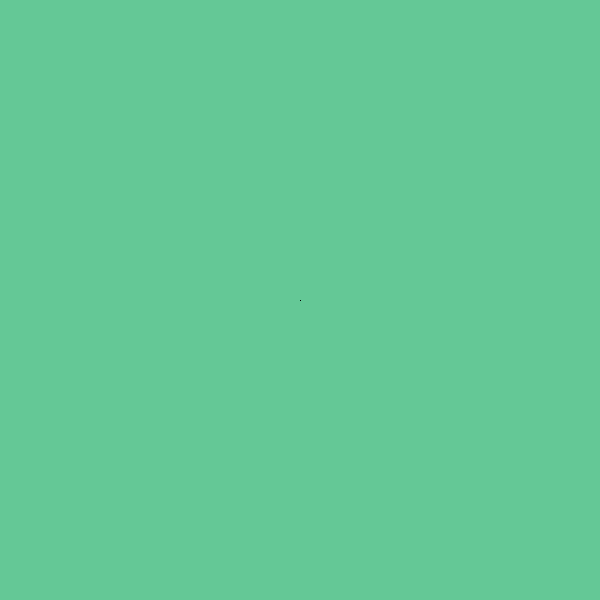
Frame 1 (no input)
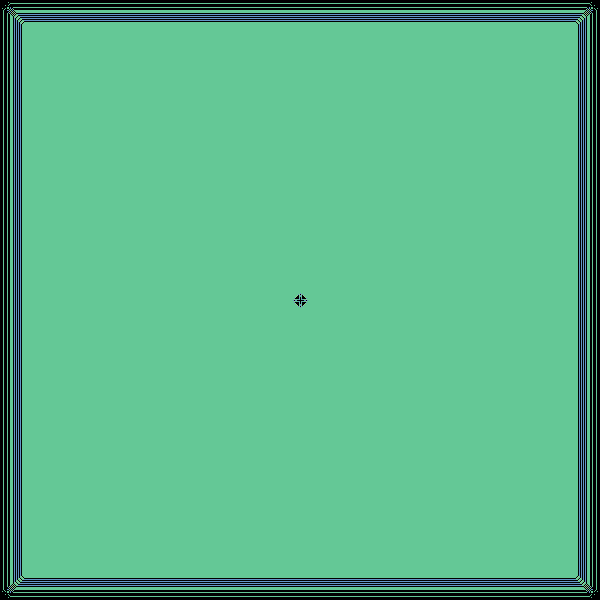
Frame 60 (the mouse pressed at the canvas centre just before this capture)
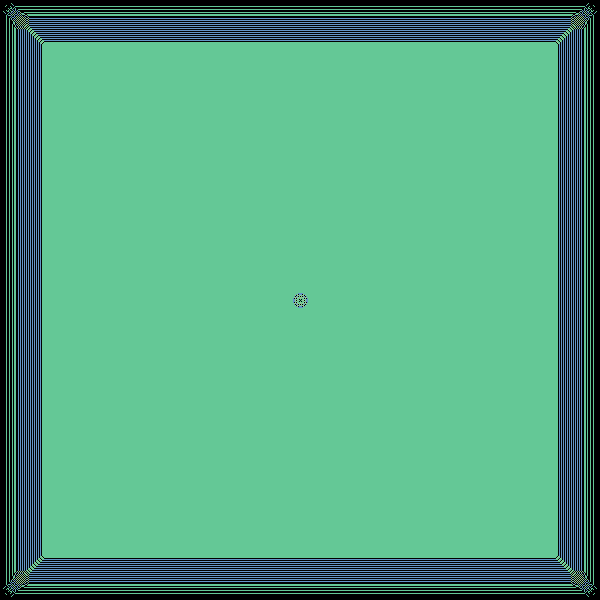
Frame 120 (the mouse held since frame 60 and released just before this capture)

The Processing sketch that drew these frames (run headless with seeded random() and noise(); from frame 60 on, the mouse is pressed at the canvas centre):

// Processing sketch: sandpiles_v6
// ── sandpiles_v6.pde
int[][] sandpiles;

void setup() {
  size(600,600);
  colorMode(RGB);
  frameRate(100);
  sandpiles = new int[width][height]; //A 2-dimenaional array
  sandpiles[width/2][height/2] = 100000; //Initial sandpile will topple outward
}

void topple(int maxNum) {
  // The topple() function takes a values and uses it to control
  // the behavior of the sandpiles that topple away.
  // In this program, each pixel is computed as an individual sandpile.
  int[][] nextpiles = new int[width][height]; 
    for (int x = 0; x < width; x++) {
      for (int y = 0; y < height; y++) {
        int num = sandpiles[x][y];
        if (num < maxNum) {
        nextpiles[x][y] = sandpiles[x][y];
    }
   }
  }
 for (int x = 0; x < width; x++) {
  for (int y = 0; y < height; y++) {
    int num = sandpiles[x][y];
    if (num >= maxNum) {
      nextpiles[x][y] += (num - 4);
      if (x+1 < width) {
       nextpiles[x+1][y]++;
      }
      if (x-1 >= 0) {
        nextpiles[x-1][y]++;
      }
      if (y+1 < height) {
        nextpiles[x][y+1]++;
      }
      if (y-1 >= 0) {
      nextpiles[x][y-1]++;
      }
    }
  }
 }
 sandpiles = nextpiles;
}

void render() {
  int baseCol = 150;
  loadPixels();
  for(int x = 0; x < width; x++) {
    for(int y = 0; y < height; y++) {
      int num = sandpiles[x][y]; 
      color col = color(0,0,0);
      switch (num) {
        case 0:
          col = color(100,200,baseCol);
          break;
        case 1:
          col = color(100,baseCol,200);
          break;
        case 2:
          col = color(baseCol,200,baseCol);   
      }
      pixels[x+y*width] = col; // pixels[] is a 1-dimensional array native to Proessing
    }
  }
  
  updatePixels();
}

void draw() {
  render();
  for (int i = 0; i < 2; i++) {
   int factor = round( tan( frameCount/(i+1) ) );
   topple( factor );
  }
}
